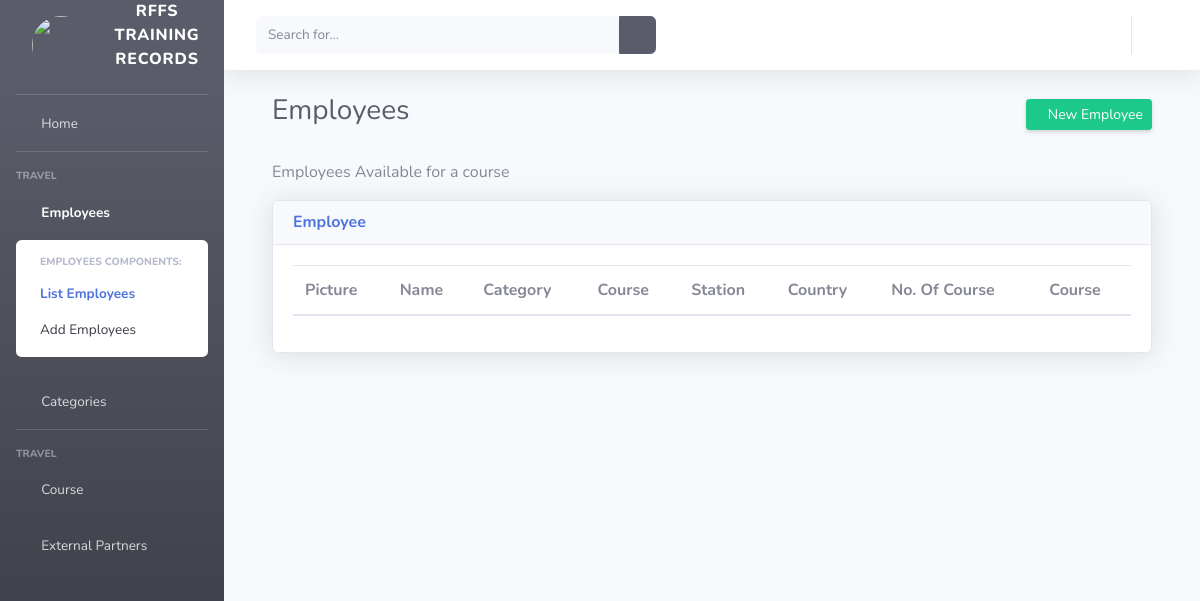
Before: /course/employee/list/ (signed in) with the older database file.
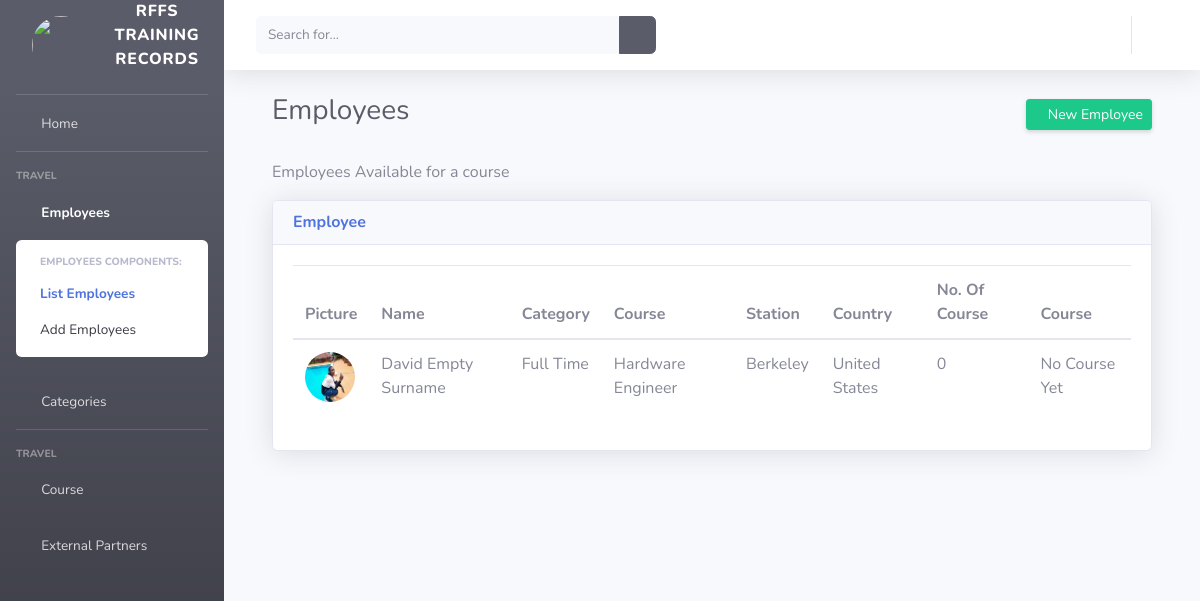
After: the same page with the newer database file.
### course/models/employee.py (models this page shows, shortened)
class Employee(models.Model):
    default_country = Country(code='GH')
    GENDER_CHOICES = (
        ('M', 'Male'),
        ('F', 'Female'),
        ('O', 'Other')
    )
    first_name = models.CharField(max_length=150)
    surname = models.CharField(max_length=150)
    other_name = models.CharField(max_length=150, null=True, blank=True)
    avatar = models.ImageField(upload_to=upload_image_path)
    staff_id = models.CharField(max_length=120)
    date_of_birth = models.DateField()
    mobile_number = models.PositiveIntegerField()
    sex = models.CharField(max_length=1, choices=GENDER_CHOICES)
    date_of_enrollment = models.DateTimeField()
    station = models.CharField(max_length=120)
    course_name = models.CharField(max_length=200)
    country = CountryField()
    category = models.ForeignKey(Category, on_delete=models.CASCADE)
    summary = models.TextField()
    start_date = models.DateField(default=timezone.now)
    end_date = models.DateField(default=timezone.now)
    date_created = models.DateTimeField(default=timezone.now, blank=True)

### course/models/category.py (models this page shows)
class Category(models.Model):
    name = models.CharField(max_length=150)
    description = models.CharField(max_length=500)
    def __str__(self):
        return self.name

### course/views/employee.py (the view)
# urls.py: path('employee/list/', list_employees, name="list_employees"),
@login_required
def list_employees(request):
    template = "employees/list.html"
    employees = Employee.objects.all()
    context = {"employees": employees, "list_employee_active": "active", "employee_show": "show",
               "employee_active": "active"}
    return render(request, template, context)

### templates/employees/list.html (shortened to what this page needs)
{% extends 'base.html' %}
{% load static %}
{% block style_link %} <link href="/static/admin/vendor/datatables/dataTables.bootstrap4.min.css" rel="stylesheet"> {% endblock style_link %}
{% block content %}
    <div class="container-fluid">
        <div class="d-sm-flex align-items-center justify-content-between">
            <h1 class="h3 mb-2 text-gray-800">Employees</h1>
            <a href="{% url 'add_employee' %}" class="d-none d-sm-inline-block btn btn-sm btn-success shadow-sm">
                <i class="fas fa-plus fa-sm text-white-500"></i> New Employee
            </a>
        </div><br>
        <p>Employees Available for a course</p>
        <div class="card shadow mb-5">
        <div class="card-header">
            <h6 class="m-0 font-weight-bold text-primary">Employee</h6>
        </div>
        <div class="card-body">
            <table class="table table-hover" id="dataTable" width="100%" cellspacing="0">
                <thead>
                    <tr>
                        <th>Picture</th>
                        <th>Name</th>
                        <th>Category</th>
                        <th>Course</th>
                        <th>Station</th>
                        <th>Country</th>
                        <th>No. Of Course</th>
                        <th>Course</th>
                    </tr>
                </thead>
                {% for employee in employees %}
                    <tr>
                        <td>
                            <a target="_blank" href="{{ employee.avatar.url }}"><img style="margin:0; padding:0; border-radius:50%;" src="{{ employee.avatar.url }}" width="50" height="50" /></a>
                        </td>
                        <td> <a href="{% url 'detail_employee' employee.pk %}">{{ employee.first_name }} {{ employee.surname }}</a></td>
                        <td> {{ employee.category }} </td>
                        <td> {{ employee.course_name }}</td>
                        <td> {{ employee.station }}</td>
                        <td> {{ employee.country.name }}</td>
                        <td> {{ employee.course_set.count }}</td>
                        <td>
                            {% if employee.course_set.count > 0 %}
                                {% for course in employee.course_set.all %} {{ course.name }}, {% endfor %}
                            {% else %}
                                No Course Yet
                            {% endif %}
                        </td>
                    </tr>
                {% endfor %}
            </table>
    </div>
{% endblock content %}

Changed rows visible on the page:
added Employee: avatar (picture), first_name "David", surname "Empty Surname", category "Full Time", course_name "Hardware Engineer", station "Berkeley", country.name "United States", course_set.count "0", shows "No Course Yet"
